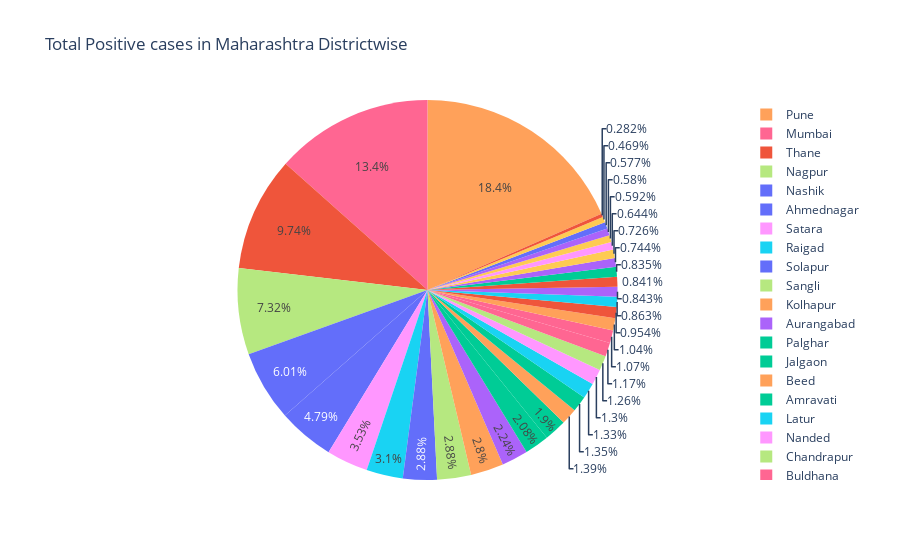

Notebook code cell kept with this figure:
### Code cell
fig=px.pie(dataframe,values="Positive Cases",names="Districts",title="Total Positive cases in Maharashtra Districtwise",color='Districts')
fig.show()

### Figure 1 — Plotly figure (JSON) as saved in the notebook; plotly's stock layout.template omitted (floating-point values rounded to 4 significant figures)
{"data": [{"customdata": [["Ahmednagar"], ["Akola"], ["Amravati"], ["Aurangabad"], ["Beed"], ["Bhandara"], ["Buldhana"], ["Chandrapur"], ["Dhule"], ["Gadchiroli"], ["Gondia"], ["Hingoli"], ["Jalgaon"], ["Jalna"], ["Kolhapur"], ["Latur"], ["Mumbai"], ["Nagpur"], ["Nanded"], ["Nandurbar"], ["Nashik"], ["Osmanabad"], ["Palghar"], ["Parbhani"], ["Pune"], ["Raigad"], ["Ratnagiri"], ["Sangli"], ["Satara"], ["Sindhudurg"], ["Solapur"], ["Thane"], ["Wardha"], ["Washim"], ["Yavatmal"]], "domain": {"x": [0, 1], "y": [0, 1]}, "hovertemplate": "Districts=%{customdata[0]}<br>Positive Cases=%{value}<extra></extra>", "labels": ["Ahmednagar", "Akola", "Amravati", "Aurangabad", "Beed", "Bhandara", "Buldhana", "Chandrapur", "Dhule", "Gadchiroli", "Gondia", "Hingoli", "Jalgaon", "Jalna", "Kolhapur", "Latur", "Mumbai", "Nagpur", "Nanded", "Nandurbar", "Nashik", "Osmanabad", "Palghar", "Parbhani", "Pune", "Raigad", "Ratnagiri", "Sangli", "Satara", "Sindhudurg", "Solapur", "Thane", "Wardha", "Washim", "Yavatmal"], "legendgroup": "", "marker": {"colors": ["#636efa", "#EF553B", "#00cc96", "#ab63fa", "#FFA15A", "#19d3f3", "#FF6692", "#B6E880", "#FF97FF", "#FECB52", "#636efa", "#EF553B", "#00cc96", "#ab63fa", "#FFA15A", "#19d3f3", "#FF6692", "#B6E880", "#FF97FF", "#FECB52", "#636efa", "#EF553B", "#00cc96", "#ab63fa", "#FFA15A", "#19d3f3", "#FF6692", "#B6E880", "#FF97FF", "#FECB52", "#636efa", "#EF553B", "#00cc96", "#ab63fa", "#FFA15A"]}, "name": "", "showlegend": true, "type": "pie", "values": [376964, 66135, 105909, 176264, 109067, 67919, 91792, 98793, 50637, 36929, 45387, 22164, 149454, 66296, 220400, 104879, 1055811, 576191, 102626, 46590, 472611, 75083, 163402, 58507, 1450390, 244158, 84383, 226945, 278046, 57125, 226968, 766202, 65656, 45592, 81972]}], "layout": {"legend": {"tracegroupgap": 0}, "title": {"text": "Total Positive cases in Maharashtra Districtwise"}}}
